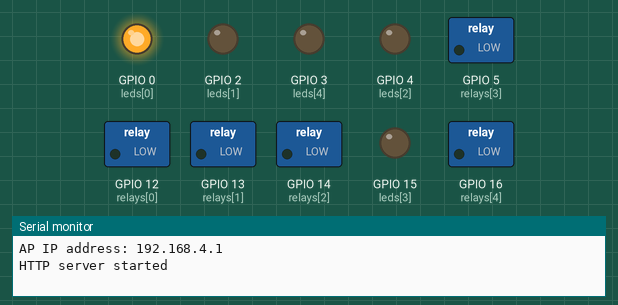
Simulated run of this sketch. Board: ESP8266 (NodeMCU). Parts: switched loads named in the sketch (green lamp = pin HIGH), output pins drawn as LEDs (lit = HIGH), the last lines printed to the serial monitor.

Above: at 0.1 s.
At 0.7 s:
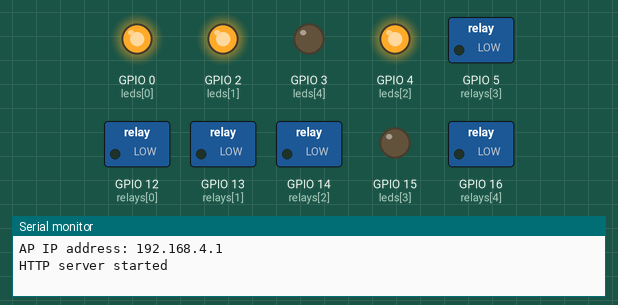
At 1.3 s:
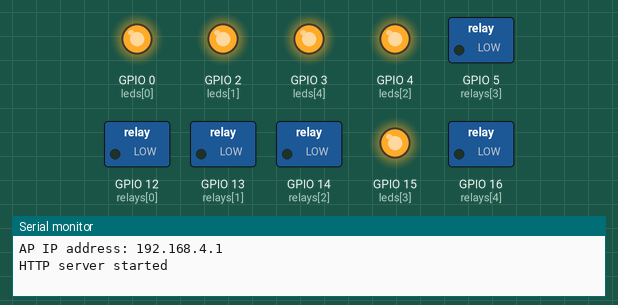
At 2.2 s:
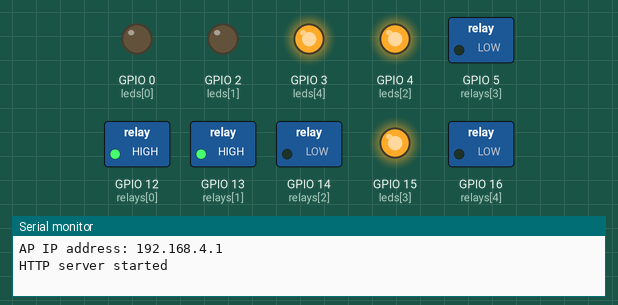
At 3.1 s:
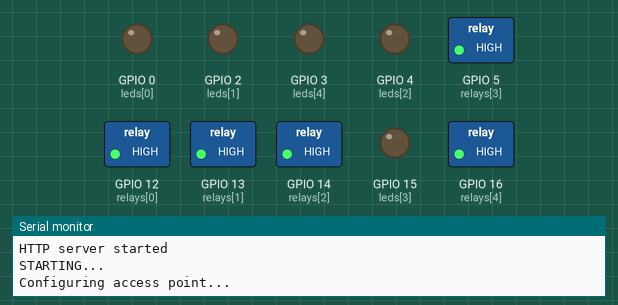
Timing chart, 0 to 4.6 s (numbered marks = the images above):
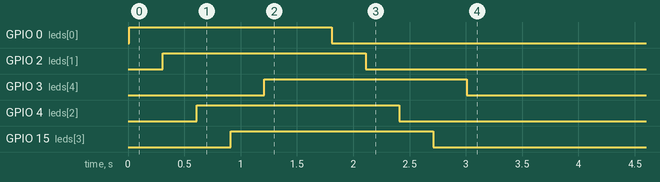

The sketch:

esp8266server.ino
```cpp
#include <ESP8266WiFi.h>
#include <ESP8266WebServer.h>

/*
 * This is the server (reciever) device. It connects to the 5VDC relays which connect
 * to the solenoid valves where the water source and polypipe zones are.
 * See full project on: www.makeitbreakitfixit.com
 */

const char *ssid = "irrigatorfi";
const char *password = "chooseabetterpass4SECURITY";

const int led = 5;     // LED pin

int timeout = 30; // number of seconds to wait for Client/Transmitter before assuming disconnect
const int leds[] = {0, 2, 4, 15, 3}; // pins the LEDs sit on to indicate when relay is triggered
const int relays[] = {12, 13, 14, 5, 16}; // pins the relays sit on
const String messages[] = {"one", "two", "three", "four", "five"}; // messages to send to Receiver for each relay
int numOfRelays = (sizeof(relays) / sizeof(int)); // this is how you get size of the array itself
unsigned long currentMillis = millis(); // hold how long code been running without receiving data from Client/Transmitter

ESP8266WebServer server(80);

void setup() {
  Serial.begin(115200);
  delay(10);

  WiFi.softAP(ssid, password);

  IPAddress myIP = WiFi.softAPIP();
  Serial.print("AP IP address: ");
  Serial.println(myIP);
  server.on("/data/", HTTP_GET, handleSentVar); // when the server receives a request with /data/ in the string then run the handleSentVar function
  server.begin();
  Serial.println("HTTP server started");

  for (int i = 0; i < numOfRelays; i++) {
    pinMode(leds[i], OUTPUT);   // declare LED as output
    pinMode(relays[i], OUTPUT); // declar relays as output
    digitalWrite(relays[i], LOW);
    digitalWrite(leds[i], HIGH);
    delay(300);
  }
  for (int x = 0; x < numOfRelays; x++) {
    delay(300);
    digitalWrite(leds[x], LOW);
    digitalWrite(relays[x], HIGH);
  }
  Serial.println("\nSTARTING...");
  Serial.println("Configuring access point...");
}

void loop() {
  server.handleClient();
  if (millis() - currentMillis >= (timeout * 1000)) {
    Serial.println("Haven't heard from client for "+String(timeout)+" seconds. Switching off relays.");
    for (int i = 0; i < numOfRelays; i++) {
      digitalWrite(leds[i], LOW);
      digitalWrite(relays[i], HIGH);
    }
    currentMillis = millis();
  }
}

///////////////////////////////////////////////////////////////////////////////////////

void handleSentVar() {
  currentMillis = millis(); // reset timer for inactivity
  for (int i = 0; i < numOfRelays; i++) {
    if (server.hasArg(String(messages[i]) + "-off")) { // this is the variable sent from the client.
      Serial.println("Relay "+String(i)+": Button not pressed... LED OFF");
      digitalWrite(leds[i], LOW);
      digitalWrite(relays[i], HIGH);
      server.send(200, "text/html", "Data received");
    }

    if (server.hasArg(String(messages[i]) + "-on")) { // this is the variable sent from the client.
      Serial.println("Relay "+String(i)+": Button pressed...LED ON");
      digitalWrite(leds[i], HIGH);
      digitalWrite(relays[i], LOW);
      server.send(200, "text/html", "Data received");
    }
  }
}
```
